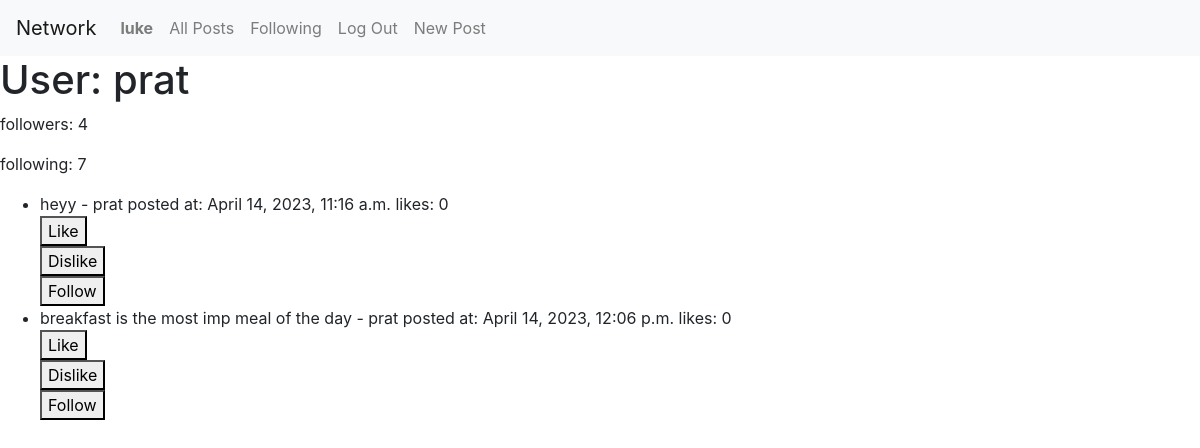
Page /profile/2/ (signed in) on the committed database.
### network/models.py (models this page shows)
class User(AbstractUser):
    following = models.ManyToManyField('self', blank=True, symmetrical=False, related_name='followers')
    followers_count = models.IntegerField(default=0)
    following_count = models.IntegerField(default=0)

class Post(models.Model):
    content = models.TextField()
    author = models.ForeignKey(User, on_delete=models.CASCADE)
    created_at = models.DateTimeField(auto_now_add = True)
    likes = models.IntegerField(default=0)
    dislikes = models.IntegerField(default=0)

### network/views.py (the view)
# urls.py: path('profile/<int:user_id>/', views.profile, name='profile'),
def profile(request, user_id):
        user = User.objects.get(id=user_id)
        posts = Post.objects.filter(author=user)
        following_usernames = request.user.following.all().values_list('username', flat=True)
        print(following_usernames)
        return render(request, 'network/profile.html', {'posts':posts, 'username':user.username, 'followers_count':user.followers_count, 'following_count':user.following_count, 'following':following_usernames})

### network/templates/network/profile.html (shortened to what this page needs)
{% extends "network/layout.html" %}
{% block body %}
    <h1>User: {{username}}</h1>
    <p>followers: {{followers_count}}</p>
    <p>following: {{following_count}}</p>
    {% if posts %}
    <ul>
        {% for post in posts %}
            <li>{{ post.content }} - {{ post.author.username }} posted at: {{post.created_at}} likes: {{post.likes}}
                {%if post.author.username != user.username%}
                    <form method="post" action="{% url 'like' post.id %}">
                        <button type="submit">Like</button>
                    </form>
                    <form method="post" action="{% url 'dislike' post.id %}">
                        <button type="submit">Dislike</button>
                    </form>
                        {% if post.author.username in following %}
                            <p>You are already following {{ post.author.username }}!</p>
                            <form method="post" action="{% url 'follow' post.author.id %}">
                                {% csrf_token %}
                                <button type="submit">Unfollow</button>
                            </form>
                        {% else %}
                            <form method="post" action="{% url 'follow' post.author.id %}">
                            <button type="submit">Follow</button>
                            </form>
                        {% endif %}
                {% endif %}
            </li>
        {% endfor %}
    </ul>
    {% else %}
    <p>No posts found.</p>
    {% endif %}
{% endblock %}

### network/templates/network/layout.html (shortened to what this page needs)
{% load static %}
<!DOCTYPE html>
<html lang="en">
    <head>
        <link rel="stylesheet" href="https://stackpath.bootstrapcdn.com/bootstrap/4.4.1/css/bootstrap.min.css">
        <link href="{% static 'network/styles.css' %}" rel="stylesheet">
    </head>
    <body>
        <nav class="navbar navbar-expand-lg navbar-light bg-light">
            <a class="navbar-brand" href="#">Network</a>
            <div>
              <ul class="navbar-nav mr-auto">
                {% if user.is_authenticated %}
                    <li class="nav-item">
                        <a class="nav-link" href="{% url 'profile' user.id%}"><strong>{{ user.username }}</strong></a>
                    </li>
                {% endif %}
                <li class="nav-item">
                  <a class="nav-link" href="{% url 'index' %}">All Posts</a>
                </li>
                {% if user.is_authenticated %}
                    <li class="nav-item">
                        <a class="nav-link" href="{% url 'following' %}">Following</a>
                    </li>
                    <li class="nav-item">
                        <a class="nav-link" href="{% url 'logout' %}">Log Out</a>
                    </li>
                    <li>
                        <a class="nav-link" href="{% url 'newPost' %}">New Post</a>
                    </li>
                {% endif %}
              </ul>
            </div>
          </nav>
        <div class="body">
            {% block body %}
            {% endblock %}
        </div>
    </body>
</html>

### rows in the picture
User: username "luke"
User: username "prat"
Post: content "heyy", author.username "prat", created_at "April 14, 2023, 11:16 a.m.", likes "0", shows "Like", shows "Follow"
Post: content "breakfast is the most imp meal of the day", author.username "prat", created_at "April 14, 2023, 12:06 p.m.", likes "0", shows "Like", shows "Follow"

### other values in the picture
{{ followers_count }} "4"
{{ following_count }} "7"
